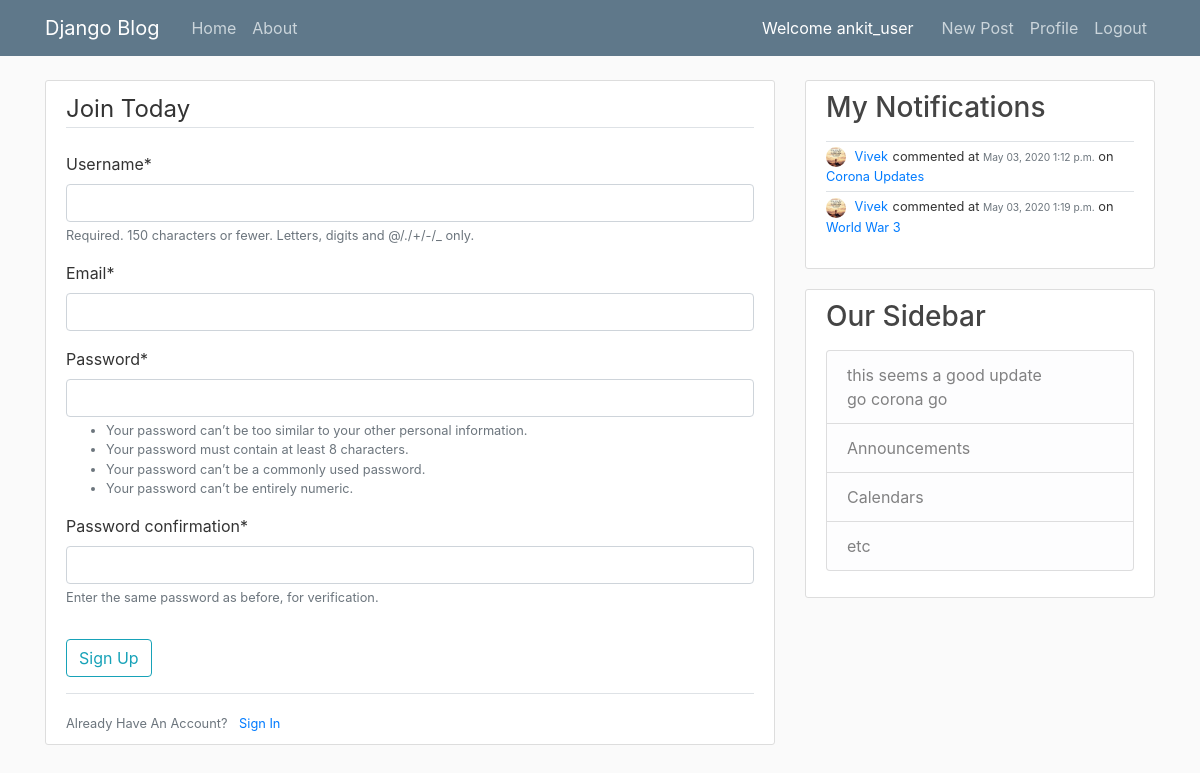
Before: /register/ (signed in) with the older database file.
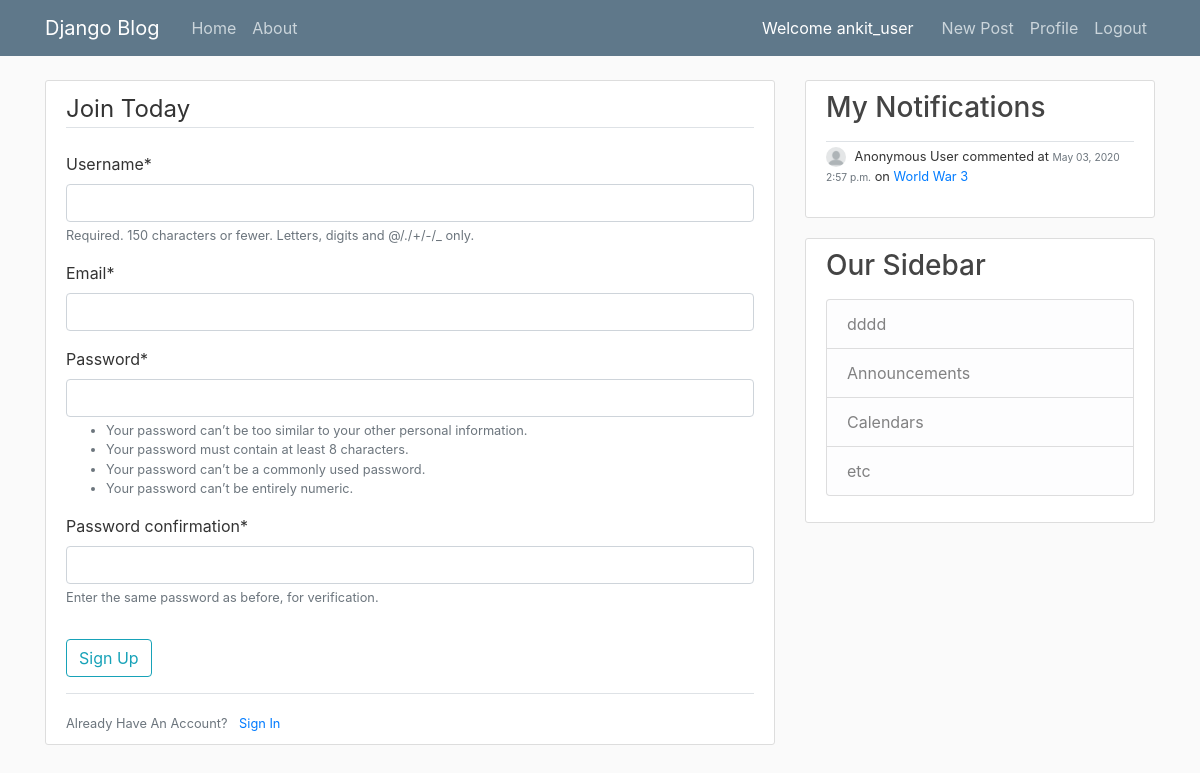
After: the same page with the newer database file.
### blog/models.py (models this page shows, shortened)
class Notification(models.Model):
    comment = models.ForeignKey(Comment, on_delete=models.CASCADE, related_name='notifications')
    subscription = models.ForeignKey(Subscription, on_delete=models.CASCADE, related_name='notifications')

class Comment(models.Model):
    content = models.TextField()
    anonymous = models.BooleanField("Comment as Anonymous User", editable=True, default=True)
    date_posted = models.DateTimeField(default=timezone.now)
    author = models.ForeignKey(User, on_delete=models.CASCADE)
    post = models.ForeignKey(Post, on_delete=models.CASCADE, related_name='comments')

class Post(models.Model):
    title = models.CharField(max_length=100)
    content = models.TextField()
    anonymous = models.BooleanField("Post as Anonymous User", editable=True, default=True)
    date_posted = models.DateTimeField(default=timezone.now)
    author = models.ForeignKey(User, on_delete=models.CASCADE)
    is_user_subscribed = False
    is_user_subscribed_not = not is_user_subscribed

### users/models.py (models this page shows, shortened)
class Profile(models.Model):
    user = models.OneToOneField(User, on_delete=models.CASCADE)
    image = models.ImageField(default='default.jpg', upload_to='profile_pics')
    @property
    def notifications(self):
        return Notification.objects.filter(subscription__user=self.user)

### users/views.py (the view)
# urls.py: path('register/', users_views.register, name = 'register'),
def register(request):
    if request.method == 'POST':
        form = UserRegisterForm(request.POST)
        if form.is_valid():
            form.save()
            username = form.cleaned_data.get('username')
            messages.success(request, f'Your account has been created! You are now able to log in')
            return redirect('login')
    else:
        form = UserRegisterForm()
    return render(request, 'users/register.html', {'form': form})

### users/forms.py
class UserRegisterForm(UserCreationForm):
    email = forms.EmailField()
    class Meta:
        model = User
        fields = ['username', 'email', 'password1', 'password2']

### users/templates/users/register.html (shortened to what this page needs)
{% extends "blog/base.html" %}
{% load crispy_forms_tags %}
{% block content %}
    <div class="content-section">
        <form method="POST">
            <fieldset class="form-group">
                <legend class="border-bottom mb-4">Join Today</legend>
                {{ form|crispy }}
            </fieldset>
            <div class="form-group">
                <button class="btn btn-outline-info" type="submit">Sign Up</button>
            </div>
        </form>
        <div class="border-top pt-3">
            <small class="text-muted">
                Already Have An Account? <a class="ml-2" href="{% url 'login' %}">Sign In</a>
            </small>
        </div>
    </div>
{% endblock content %}

### blog/templates/blog/base.html (shortened to what this page needs)
{% load static %}
<!DOCTYPE html>
<html>
<head>
    <link rel="stylesheet" href="https://maxcdn.bootstrapcdn.com/bootstrap/4.0.0/css/bootstrap.min.css">
    <link rel="stylesheet" type="text/css" href="{% static 'blog/main.css' %}">
</head>
<body>
    <header class="site-header">
      <nav class="navbar navbar-expand-md navbar-dark bg-steel fixed-top">
        <div class="container">
          <a class="navbar-brand mr-4" href="{% url 'blog-home' %}">Django Blog</a>
          <div class="collapse navbar-collapse" id="navbarToggle">
            <div class="navbar-nav mr-auto">
              <a class="nav-item nav-link" href="{% url 'blog-home' %}">Home</a>
              <a class="nav-item nav-link" href="{% url 'blog-about' %}">About</a>
            </div>
            <span style="color:white;margin-right:20px;">Welcome {{ user.username }}</span>
            <div class="navbar-nav">
              {% if user.is_authenticated %}
                <a class="nav-item nav-link" href="{% url 'post-create' %}">New Post</a>
                <a class="nav-item nav-link" href="{% url 'profile' %}">Profile</a>
                <a class="nav-item nav-link" href="{% url 'logout' %}">Logout</a>
              {% else %}
                <a class="nav-item nav-link" href="{% url 'login' %}">Login</a>
                <a class="nav-item nav-link" href="{% url 'register' %}">Register</a>
              {% endif %}
            </div>
          </div>
        </div>
      </nav>
    </header>
    <main role="main" class="container">
      <div class="row">
        <div class="col-md-8">
          {% block content %}{% endblock %}
        </div>
        <div class="col-md-4">
          <div class="content-section">
            <h3>My Notifications</h3>
            <p class='text-muted'>
              {% for n in user.profile.notifications  %}
                {% include 'blog/notification.html' with notification=n %}
              {% endfor %}
            </p>
          </div>
          <div class="content-section">
            <h3>Our Sidebar</h3>
            <p class='text-muted'>
              <ul class="list-group">
                <li class="list-group-item list-group-item-light">
                    {% for n in user.profile.notifications  %}
                        {{ n.comment.content }}
                        <br>
                    {% endfor %}
                </li>
                <li class="list-group-item list-group-item-light">Announcements</li>
                <li class="list-group-item list-group-item-light">Calendars</li>
                <li class="list-group-item list-group-item-light">etc</li>
              </ul>
            </p>
          </div>
        </div>
      </div>
    </main>
</body>
</html>

### blog/templates/blog/notification.html
<div class="full-block border-top" style="padding:5px 0 5px 0">
    <div class="small full-block">
        {% if notification.comment.anonymous %}
            <img class="rounded-circle notification-img" src="/media/profile_pics/anonymous.png">
            Anonymous User
        {% else %}
            <img class="rounded-circle notification-img" src="{{ notification.comment.author.profile.image.url }}">
            <a class="mr-2" style="margin-right:1px !important;" href="{% url 'user-posts' notification.comment.author.username %}">{{ notification.comment.author }}</a>
        {% endif %}
            commented at <small class="text-muted">{{ notification.comment.date_posted|date:"F d, Y P" }}</small>
            on <a class="mr-2" style="margin-right:1px !important;" href="{% url 'post-detail' notification.comment.post.id %}">{{ notification.comment.post.title }}</a>
    </div>
</div>

Changed rows visible on the page:
removed Notification: comment.author.profile.image (placeholder picture), comment.author "Vivek", comment.date_posted "May 03, 2020 1:12 p.m.", comment.post "Corona Updates", comment.content "this seems a good update"
removed Notification: comment.author.profile.image (placeholder picture), comment.author "Vivek", comment.date_posted "May 03, 2020 1:19 p.m.", comment.post "World War 3", comment.content "go corona go"
added Notification: comment.date_posted "May 03, 2020 2:57 p.m.", comment.post "World War 3", comment.content "dddd"
